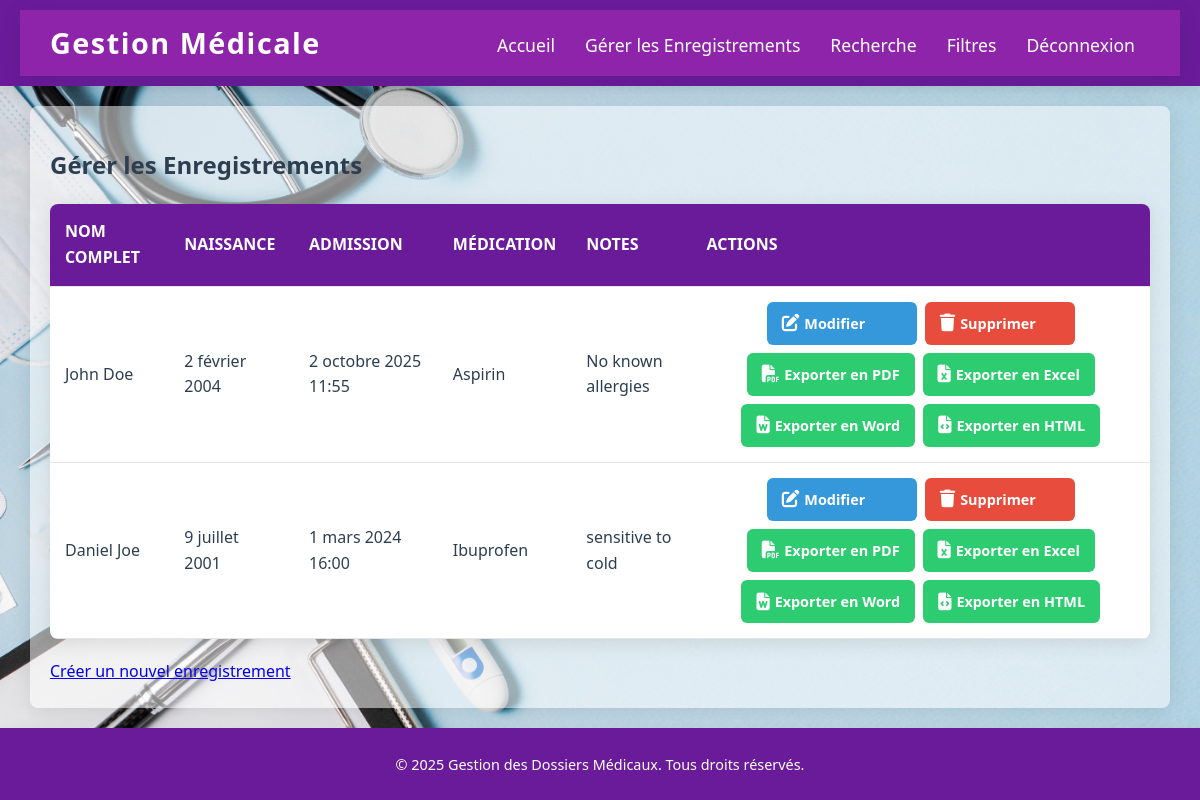
Screenshot of /lister_enregistrements/ with the database file from the repository.
### medico/models.py (models this page shows, shortened)
class Enregistrement(models.Model):
    idenreg = models.AutoField(primary_key=True)
    nomComplet = models.CharField(max_length=200)
    img1 = models.ImageField(upload_to='uploads/', null=True, blank=True)
    img2 = models.ImageField(upload_to='uploads/', null=True, blank=True)
    img3 = models.ImageField(upload_to='uploads/', null=True, blank=True)
    img4 = models.ImageField(upload_to='uploads/', null=True, blank=True)
    img5 = models.ImageField(upload_to='uploads/', null=True, blank=True)
    naissance = models.DateField()
    admission = models.DateTimeField(default=datetime.now)
    medication = models.TextField()
    notes = models.TextField()
    medecin = models.ForeignKey(Medecin, on_delete=models.CASCADE, null=False)

### medico/views.py (the view)
# urls.py: path('lister_enregistrements/', lister_enregistrements, name='lister_enregistrements'),
def lister_enregistrements(request):
    enregistrements = Enregistrement.objects.all()
    return render(request, 'medical_records/lister_enregistrements.html', {'enregistrements': enregistrements})

### medico/templates/medical_records/lister_enregistrements.html
{% extends 'medical_records/base.html' %}
{% block content %}
<h2>Gérer les Enregistrements</h2>
<table>
    <thead>
        <tr>
            <th>Nom Complet</th>
            <th>Naissance</th>
            <th>Admission</th>
            <th>Médication</th>
            <th>Notes</th>
            <th>Actions</th>
        </tr>
    </thead>
    <tbody>
        {% for enregistrement in enregistrements %}
        <tr>
            <td>{{ enregistrement.nomComplet }}</td>
            <td>{{ enregistrement.naissance }}</td>
            <td>{{ enregistrement.admission }}</td>
            <td>{{ enregistrement.medication }}</td>
            <td>{{ enregistrement.notes }}</td>
            <td>
                <a href="{% url 'modifier_enregistrement' enregistrement.idenreg %}" class="action-link modifier">
                    <i class="fas fa-edit"></i> Modifier
                </a>
                <a href="{% url 'supprimer_enregistrement' enregistrement.pk %}" class="action-link supprimer" onclick="return confirm('Êtes-vous sûr de vouloir supprimer cet enregistrement ?');">
                    <i class="fas fa-trash"></i> Supprimer
                </a>
                <a href="{% url 'exporter_enregistrement' enregistrement.idenreg 'PDF' %}" class="action-link exporter">
                    <i class="fas fa-file-pdf"></i> Exporter en PDF
                </a>
                <a href="{% url 'exporter_enregistrement' enregistrement.idenreg 'XLS' %}" class="action-link exporter">
                    <i class="fas fa-file-excel"></i> Exporter en Excel
                </a>
                <a href="{% url 'exporter_enregistrement' enregistrement.idenreg 'DOCX' %}" class="action-link exporter">
                    <i class="fas fa-file-word"></i> Exporter en Word
                </a>
                <a href="{% url 'exporter_enregistrement' enregistrement.idenreg 'HTML' %}" class="action-link exporter">
                    <i class="fas fa-file-code"></i> Exporter en HTML
                </a>
            </td>
        </tr>
        {% empty %}
        <tr>
            <td colspan="6">Aucun enregistrement trouvé.</td>
        </tr>
        {% endfor %}
    </tbody>
</table>
<a href="{% url 'create_enregistrement' %}" class="create-link">Créer un nouvel enregistrement</a>
{% endblock %}

### medico/static/css/style.css (style rules this page uses)
:root { --primary-color: #6a1b9a; --secondary-color: #8e24aa; --hover-color: #ba68c8; --light-bg: #f4f8ff; --text-color: #2c3e50; --white: #ffffff; --shadow-light: 0 4px 20px rgba(0, 0, 0, 0.1); --transition: all 0.3s ease; --border-radius: 8px; }
body { background: url('../img/medecin.jpg') no-repeat center center fixed; background-size: cover; font-family: 'Segoe UI', Tahoma, Geneva, Verdana, sans-serif; color: var(--text-color); margin: 0; display: flex; flex-direction: column; min-height: 100vh; line-height: 1.6; }
table { width: 100%; border-collapse: collapse; margin: 20px 0; background: var(--white); box-shadow: var(--shadow-light); border-radius: var(--border-radius); overflow: hidden; }
table th, table td { padding: 15px; text-align: left; vertical-align: middle; border-bottom: 1px solid rgba(0, 0, 0, 0.1); }
table th { background: var(--primary-color); color: var(--white); text-transform: uppercase; }
table td:last-child { display: flex; justify-content: center; flex-wrap: wrap; gap: 8px; }
.action-link { display: flex; align-items: center; gap: 5px; padding: 10px 15px; border-radius: 6px; font-size: 0.9rem; font-weight: bold; text-decoration: none; transition: var(--transition); min-width: 120px; text-align: center; }
.action-link i { font-size: 1.1rem; }
.action-link.modifier { background-color: #3498db; color: var(--white); }
.action-link.supprimer { background-color: #e74c3c; color: var(--white); }
.action-link.exporter { background-color: #2ecc71; color: var(--white); }

### rows the page displays
Enregistrement: nomComplet "John Doe", naissance "2 février 2004", admission "2 octobre 2025 11:55", medication "Aspirin", notes "No known allergies"
Enregistrement: nomComplet "Daniel Joe", naissance "9 juillet 2001", admission "1 mars 2024 16:00", medication "Ibuprofen", notes "sensitive to cold"
